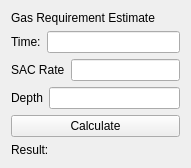
    <widget class="QWidget" name="layoutWidget">
     <property name="geometry">
      <rect>
       <x>200</x>
       <y>240</y>
       <width>191</width>
       <height>166</height>
      </rect>
     </property>
     <layout class="QVBoxLayout" name="GasRequirementEstimate">
      <item>
       <widget class="QLabel" name="GRE_Title">
        <property name="text">
         <string>Gas Requirement Estimate</string>
        </property>
       </widget>
      </item>
      <item>
       <layout class="QHBoxLayout" name="GRE_Time">
        <item>
         <widget class="QLabel" name="GRE_TimeLabel">
          <property name="text">
           <string>Time:</string>
          </property>
         </widget>
        </item>
        <item>
         <widget class="QLineEdit" name="GRE_TimeField"/>
        </item>
       </layout>
      </item>
      <item>
       <layout class="QHBoxLayout" name="GRE_SAC">
        <item>
         <widget class="QLabel" name="GRE_SACLabel">
          <property name="text">
           <string>SAC Rate</string>
          </property>
         </widget>
        </item>
        <item>
         <widget class="QLineEdit" name="GRE_SACField"/>
        </item>
       </layout>
      </item>
      <item>
       <layout class="QHBoxLayout" name="GRE_Depth">
        <item>
         <widget class="QLabel" name="GRE_DepthLabel">
          <property name="text">
           <string>Depth</string>
          </property>
         </widget>
        </item>
        <item>
         <widget class="QLineEdit" name="GRE_DepthField"/>
        </item>
       </layout>
      </item>
      <item>
       <widget class="QPushButton" name="GRE_CalculateButton">
        <property name="text">
         <string>Calculate</string>
        </property>
       </widget>
      </item>
      <item>
       <widget class="QLabel" name="GRE_ResultLabel">
        <property name="text">
         <string>Result:</string>
        </property>
       </widget>
      </item>
     </layout>
    </widget>
